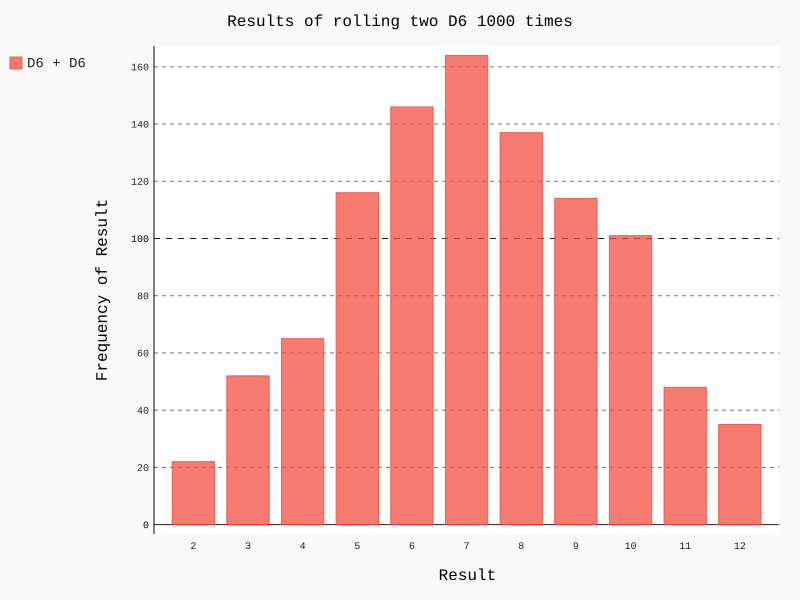

Source code (Python):
#!/usr/bin/env python3
# -*- coding: utf-8 -*-

''''''

__author__ = 'Engine'


import pygal
from die import Die
from collections import Counter

die_1 = Die()
die_2 = Die()

results = []
for roll_num in range(1000):
    result = die_1.roll() + die_2.roll()
    results.append(result)

# another way to count frequencies
frequencies = Counter(results)

hist = pygal.Bar()

hist.title = "Results of rolling two D6 1000 times"
hist.x_labels = frequencies.keys()
hist.x_title = "Result"
hist.y_title = "Frequency of Result"

hist.add("D6 + D6", frequencies)
hist.render_to_file("dice_visual.svg")
